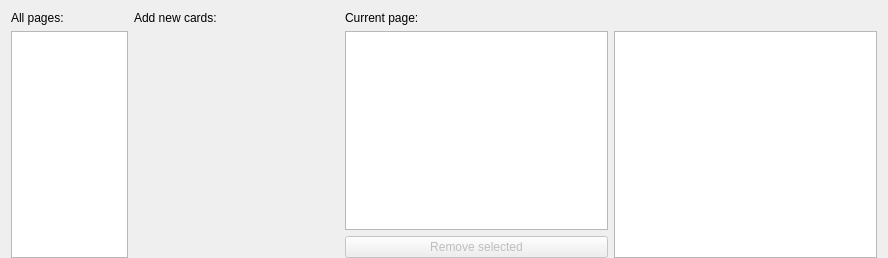
<?xml version="1.0" encoding="UTF-8"?>
<ui version="4.0">
 <class>central_widget</class>
 <widget class="QWidget" name="central_widget">
  <property name="geometry">
   <rect>
    <x>0</x>
    <y>0</y>
    <width>888</width>
    <height>258</height>
   </rect>
  </property>
  <layout class="QGridLayout" name="gridLayout">
   <property name="bottomMargin">
    <number>0</number>
   </property>
   <item row="4" column="3" rowspan="3">
    <widget class="PageRenderer" name="page_renderer">
     <property name="sizePolicy">
      <sizepolicy hsizetype="Expanding" vsizetype="Expanding">
       <horstretch>9</horstretch>
       <verstretch>1</verstretch>
      </sizepolicy>
     </property>
     <property name="acceptDrops">
      <bool>false</bool>
     </property>
     <property name="renderHints">
      <set>QPainter::Antialiasing|QPainter::HighQualityAntialiasing</set>
     </property>
    </widget>
   </item>
   <item row="4" column="2" rowspan="2">
    <widget class="QTableView" name="page_card_table_view">
     <property name="sizePolicy">
      <sizepolicy hsizetype="Expanding" vsizetype="Expanding">
       <horstretch>9</horstretch>
       <verstretch>1</verstretch>
      </sizepolicy>
     </property>
     <property name="contextMenuPolicy">
      <enum>Qt::CustomContextMenu</enum>
     </property>
     <property name="lineWidth">
      <number>0</number>
     </property>
     <property name="alternatingRowColors">
      <bool>true</bool>
     </property>
     <property name="selectionMode">
      <enum>QAbstractItemView::MultiSelection</enum>
     </property>
     <property name="selectionBehavior">
      <enum>QAbstractItemView::SelectRows</enum>
     </property>
     <attribute name="verticalHeaderVisible">
      <bool>false</bool>
     </attribute>
    </widget>
   </item>
   <item row="0" column="0">
    <widget class="QLabel" name="document_view_label">
     <property name="text">
      <string>All pages:</string>
     </property>
    </widget>
   </item>
   <item row="0" column="2" colspan="2">
    <widget class="QLabel" name="page_view_label">
     <property name="text">
      <string>Current page:</string>
     </property>
    </widget>
   </item>
   <item row="6" column="2">
    <widget class="QPushButton" name="delete_selected_images_button">
     <property name="enabled">
      <bool>false</bool>
     </property>
     <property name="text">
      <string>Remove selected</string>
     </property>
     <property name="icon">
      <iconset theme="edit-delete"/>
     </property>
    </widget>
   </item>
   <item row="0" column="1">
    <widget class="QLabel" name="add_card_widget_label">
     <property name="text">
      <string>Add new cards:</string>
     </property>
    </widget>
   </item>
   <item row="4" column="1" rowspan="3">
    <widget class="VerticalAddCardWidget" name="add_card_widget" native="true">
     <property name="sizePolicy">
      <sizepolicy hsizetype="Expanding" vsizetype="Expanding">
       <horstretch>7</horstretch>
       <verstretch>1</verstretch>
      </sizepolicy>
     </property>
    </widget>
   </item>
   <item row="4" column="0" rowspan="3">
    <widget class="QListView" name="document_view">
     <property name="sizePolicy">
      <sizepolicy hsizetype="Expanding" vsizetype="Expanding">
       <horstretch>4</horstretch>
       <verstretch>1</verstretch>
      </sizepolicy>
     </property>
     <property name="alternatingRowColors">
      <bool>true</bool>
     </property>
     <property name="selectionMode">
      <enum>QAbstractItemView::SingleSelection</enum>
     </property>
     <property name="selectionBehavior">
      <enum>QAbstractItemView::SelectRows</enum>
     </property>
    </widget>
   </item>
  </layout>
 </widget>
 <customwidgets>
  <customwidget>
   <class>VerticalAddCardWidget</class>
   <extends>QWidget</extends>
   <header>mtg_proxy_printer.ui.add_card</header>
   <container>1</container>
  </customwidget>
  <customwidget>
   <class>PageRenderer</class>
   <extends>QGraphicsView</extends>
   <header>mtg_proxy_printer.ui.page_renderer</header>
   <slots>
    <slot>on_resize_event_triggered()</slot>
   </slots>
  </customwidget>
 </customwidgets>
 <resources/>
 <connections/>
</ui>
